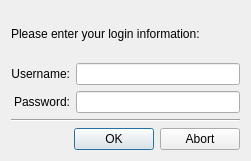
<?xml version="1.0" encoding="UTF-8"?>
<ui version="4.0">
 <class>UI_RALogin</class>
 <widget class="QDialog" name="UI_RALogin">
  <property name="geometry">
   <rect>
    <x>0</x>
    <y>0</y>
    <width>251</width>
    <height>161</height>
   </rect>
  </property>
  <property name="windowTitle">
   <string>Vlab RA Login</string>
  </property>
  <layout class="QVBoxLayout" name="verticalLayout">
   <item>
    <widget class="QLabel" name="question_label">
     <property name="text">
      <string>Please enter your login information:</string>
     </property>
     <property name="wordWrap">
      <bool>false</bool>
     </property>
    </widget>
   </item>
   <item>
    <layout class="QGridLayout">
     <item row="0" column="1">
      <widget class="QLineEdit" name="username_text"/>
     </item>
     <item row="0" column="0">
      <widget class="QLabel" name="textLabel1">
       <property name="text">
        <string>Username:</string>
       </property>
       <property name="alignment">
        <set>Qt::AlignRight|Qt::AlignTrailing|Qt::AlignVCenter</set>
       </property>
       <property name="wordWrap">
        <bool>false</bool>
       </property>
      </widget>
     </item>
     <item row="1" column="1">
      <widget class="QLineEdit" name="password_text">
       <property name="echoMode">
        <enum>QLineEdit::Password</enum>
       </property>
      </widget>
     </item>
     <item row="1" column="0">
      <widget class="QLabel" name="textLabel1_2">
       <property name="text">
        <string>Password:</string>
       </property>
       <property name="alignment">
        <set>Qt::AlignRight|Qt::AlignTrailing|Qt::AlignVCenter</set>
       </property>
       <property name="wordWrap">
        <bool>false</bool>
       </property>
      </widget>
     </item>
    </layout>
   </item>
   <item>
    <widget class="Line" name="line1">
     <property name="frameShape">
      <enum>QFrame::HLine</enum>
     </property>
     <property name="frameShadow">
      <enum>QFrame::Sunken</enum>
     </property>
    </widget>
   </item>
   <item>
    <widget class="QDialogButtonBox" name="buttonBox">
     <property name="standardButtons">
      <set>QDialogButtonBox::Abort|QDialogButtonBox::Ok</set>
     </property>
    </widget>
   </item>
  </layout>
 </widget>
 <layoutdefault spacing="6" margin="11"/>
 <resources>
  <include location="logo.qrc"/>
 </resources>
 <connections>
  <connection>
   <sender>buttonBox</sender>
   <signal>accepted()</signal>
   <receiver>UI_RALogin</receiver>
   <slot>accept()</slot>
   <hints>
    <hint type="sourcelabel">
     <x>122</x>
     <y>137</y>
    </hint>
    <hint type="destinationlabel">
     <x>86</x>
     <y>113</y>
    </hint>
   </hints>
  </connection>
  <connection>
   <sender>buttonBox</sender>
   <signal>rejected()</signal>
   <receiver>UI_RALogin</receiver>
   <slot>reject()</slot>
   <hints>
    <hint type="sourcelabel">
     <x>203</x>
     <y>143</y>
    </hint>
    <hint type="destinationlabel">
     <x>209</x>
     <y>114</y>
    </hint>
   </hints>
  </connection>
 </connections>
</ui>
